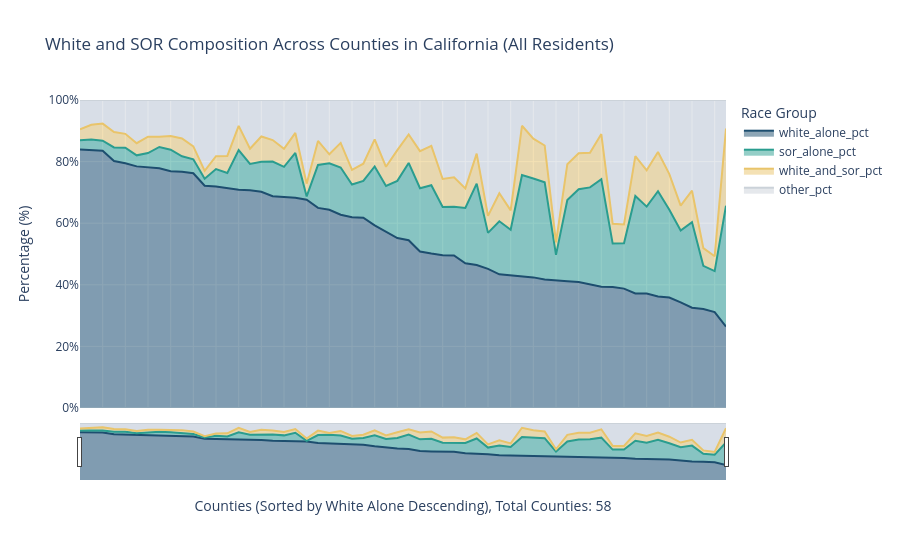
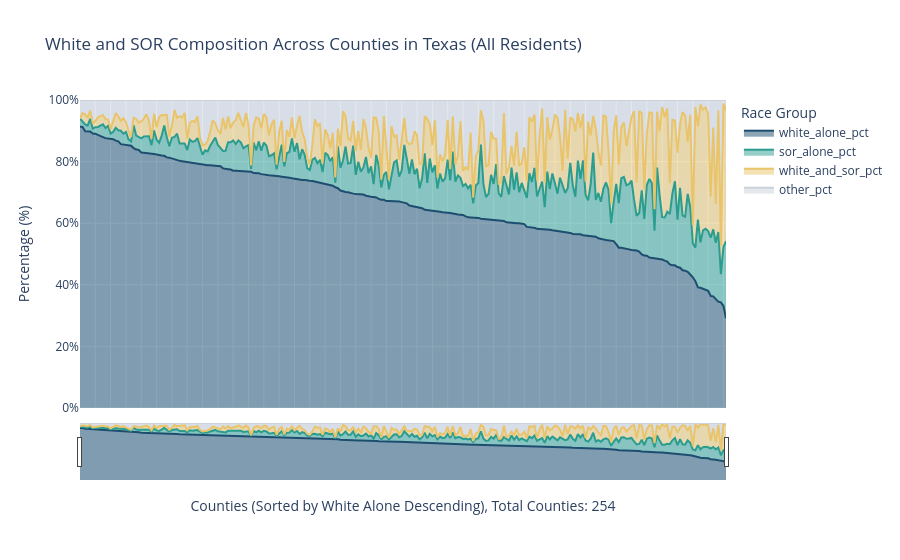
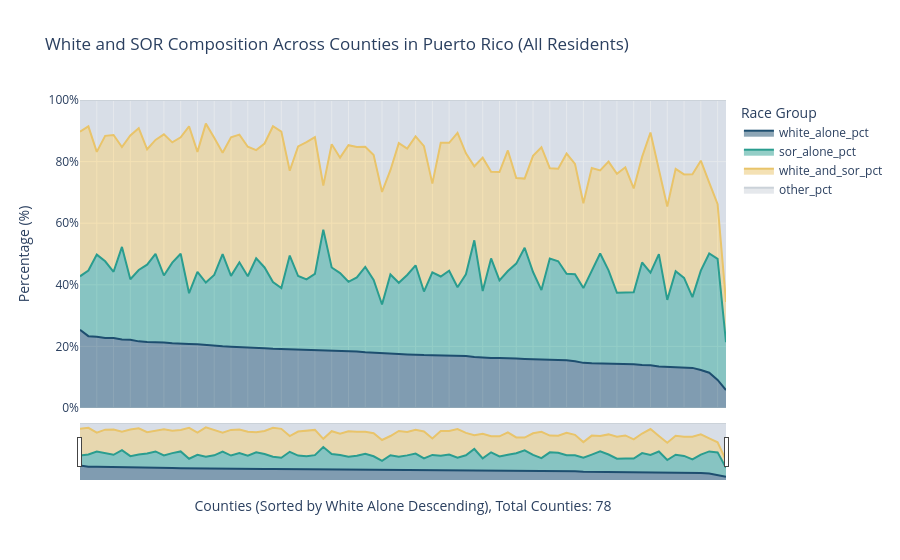

The notebook cell these images were saved under, in order:
### Code cell
# Look at California counties only
plot_state_race_distributions(total_population_df, state_fips="06", state_name="California")

# Look at Texas counties only
plot_state_race_distributions(total_population_df, state_fips="48", state_name="Texas")


#Look at PR counties only
plot_state_race_distributions(total_population_df, state_fips="72", state_name="Puerto Rico")
